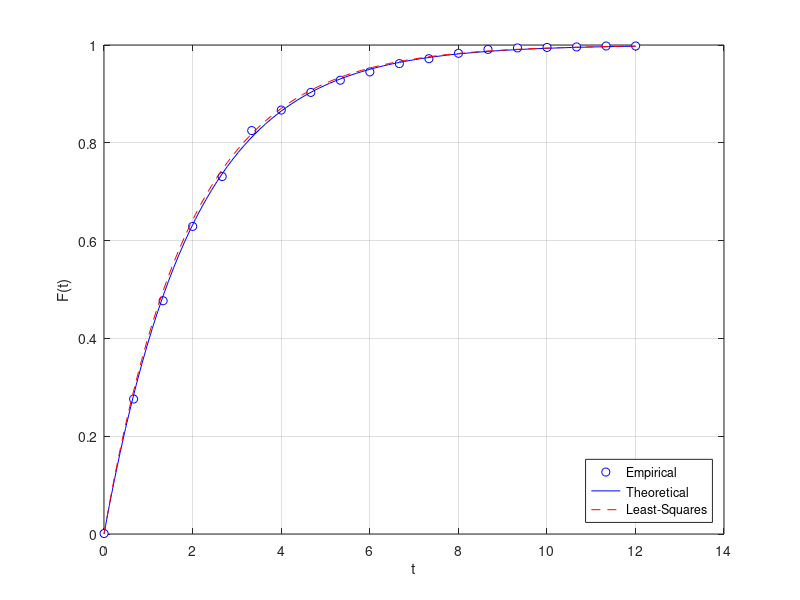

Recreate this plot in MATLAB.
% Victor Z
% UW-Madison, 2019
% least-squares fit of weibull

clc
clear all
close all hidden

% generate observations for weibull
rng(0)
n = 1000;
x = wblrnd(2,1,n,1);

% generate thresholds and ecdf at thresholds
N = 20;
t = linspace(min(x),max(x),N);

for k=1:length(t)
   s=0;
   for j=1:n
       if x(j)<=t(k)
           s=s+1
       end
   end
   F(k)=(1/n)*s;
end

% drop last term
t=t(1:N-1)
F=F(1:N-1)

% solve least-squares problem
 y = log(t);
 x = log(-log(1 - F));
 poly = polyfit(x,y,1);
 theta = [exp(poly(2)) 1/poly(1)]
 
figure(1)
tgrid=linspace(0,max(t),100)
plot(t,F,'blueo','MarkerFaceColor','w')
hold on
plot(tgrid,wblcdf(tgrid,2,1),'b-');
hold on
plot(tgrid,wblcdf(tgrid,theta(1),theta(2)),'r--');
xlabel('t'); ylabel('F(t)');
grid on
legend({'Empirical','Theoretical','Least-Squares'},'location','southeast');
print -depsc lsfit_weibull.eps